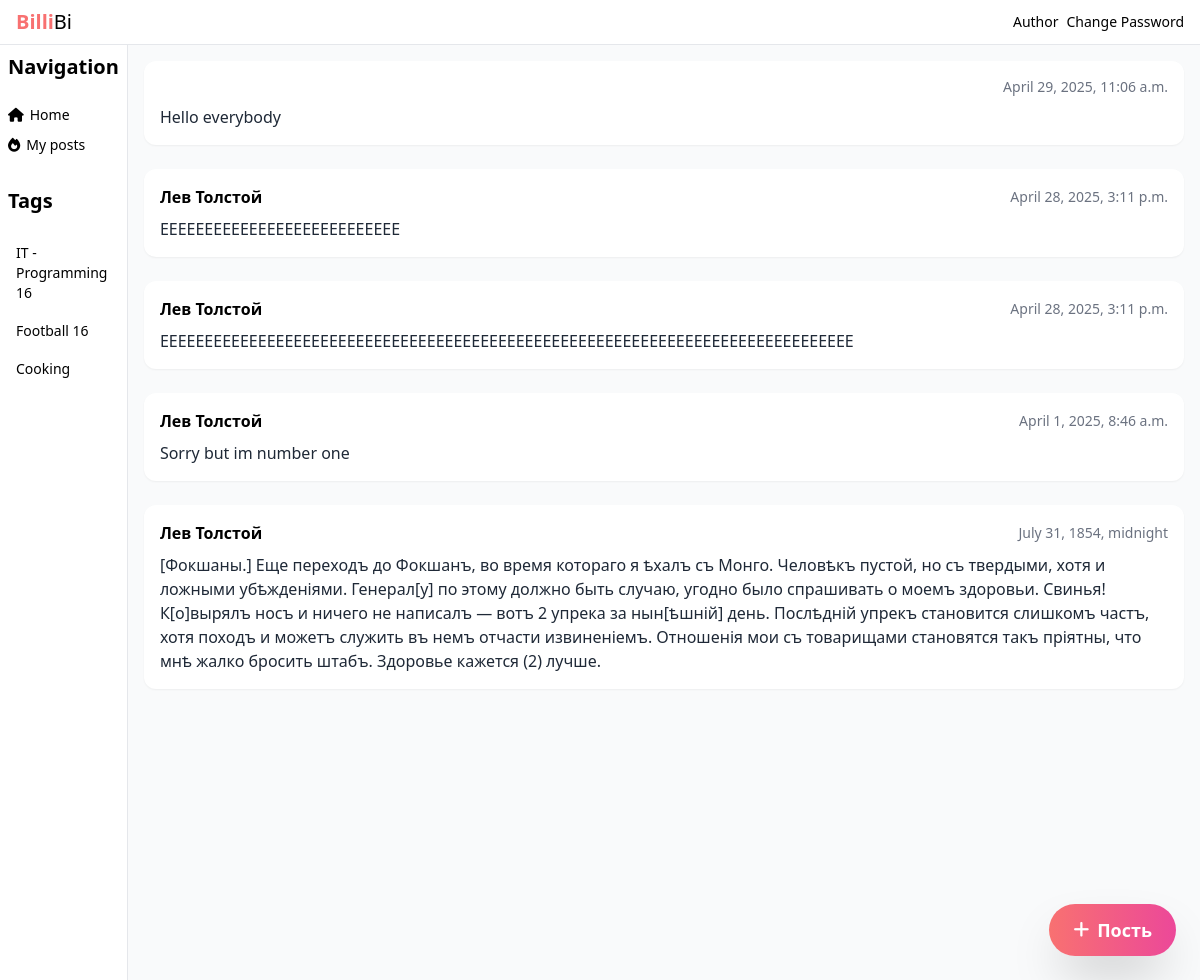
The page /group/IT/ (signed in) on the database its author committed.
### posts/models.py (models this page shows, shortened)
class Post(models.Model):
    text = models.TextField()
    pub_date = models.DateTimeField(auto_now_add=True)
    author = models.ForeignKey(
        User,
        on_delete=models.CASCADE,
        related_name='posts'
    )
    group = models.ForeignKey(
        "Group",
        on_delete=models.SET_NULL,
        blank=True,
        null=True
    )

### posts/views.py (the view)
    def check_user(request, *args, **kwargs,):
        if request.user.is_authenticated:
            return func(request, *args, **kwargs)
        return redirect('/auth/login/')

### posts/views.py (called while the page is built)
def authorized_only(func):
    def check_user(request, *args, **kwargs,):
        if request.user.is_authenticated:
            return func(request, *args, **kwargs)
        return redirect('/auth/login/')
    return check_user

@authorized_only
def group_post(request, slug):
    Group = get_object_or_404(group, slug=slug)
    posts = Post.objects.filter(group=Group).order_by('-pub_date')
    count_posts_it = posts.count()
    paginator = Paginator(posts, 5)
    page_number = request.GET.get('page')
    page_obj = paginator.get_page(page_number)
    context = {
        'slug': slug,
        'Group': group,
        'obj': page_obj,
        'count_posts_it': count_posts_it
    }
    return render(request, 'posts/group_post.html', context)

### posts/templates/posts/group_post.html
{% extends "posts/index.html" %}
{% block content %}
{% for post in obj %}
<article class="bg-white p-4 rounded-xl shadow-sm mb-6">
  <div class="flex justify-between items-center mb-2">
    <span class="font-semibold">{{ post.author.get_full_name }}</span>
    <span class="text-gray-500 text-sm">{{ post.pub_date }}</span>
  </div>
  <p class="text-gray-800">{{ post.text }}</p>
</article>
{% empty %}
<p>No posts available.</p>
{% endfor %}
{% endblock %}

### rows shown on the page
Post: pub_date "April 29, 2025, 11:06 a.m.", text "Hello everybody"
Post: author.get_full_name "Лев Толстой", pub_date "April 28, 2025, 3:11 p.m.", text "EEEEEEEEEEEEEEEEEEEEEEEEEEE"
Post: author.get_full_name "Лев Толстой", pub_date "April 28, 2025, 3:11 p.m.", text "EEEEEEEEEEEEEEEEEEEEEEEEEEEEEEEEEEEEEEEEEEEEEEEEEEEEEEEEEEEEEEEEEEEEEEEEEEEEEE"
Post: author.get_full_name "Лев Толстой", pub_date "April 1, 2025, 8:46 a.m.", text "Sorry but im number one"
Post: author.get_full_name "Лев Толстой", pub_date "July 31, 1854, midnight", text "[Фокшаны.] Еще переходъ до Фокшанъ, во время котораго я ѣхалъ съ Монго. Человѣкъ пустой, но съ твердыми, хотя и ложными убѣжденіями. Генерал[у] по этому должно быть случаю, угодно было спрашивать о моемъ здоровьи. Свинья! К[о]вырялъ носъ и ничего не написалъ — вотъ 2 упрека за нын[ѣшній] день. Послѣдній упрекъ становится слишкомъ частъ, хотя походъ и можетъ служить въ немъ отчасти извиненіемъ. Отношенія мои съ товарищами становятся такъ пріятны, что мнѣ жалко бросить штабъ. Здоровье кажется (2) лучше."

### other values the page prints
{{ count_posts_it }} "16"
